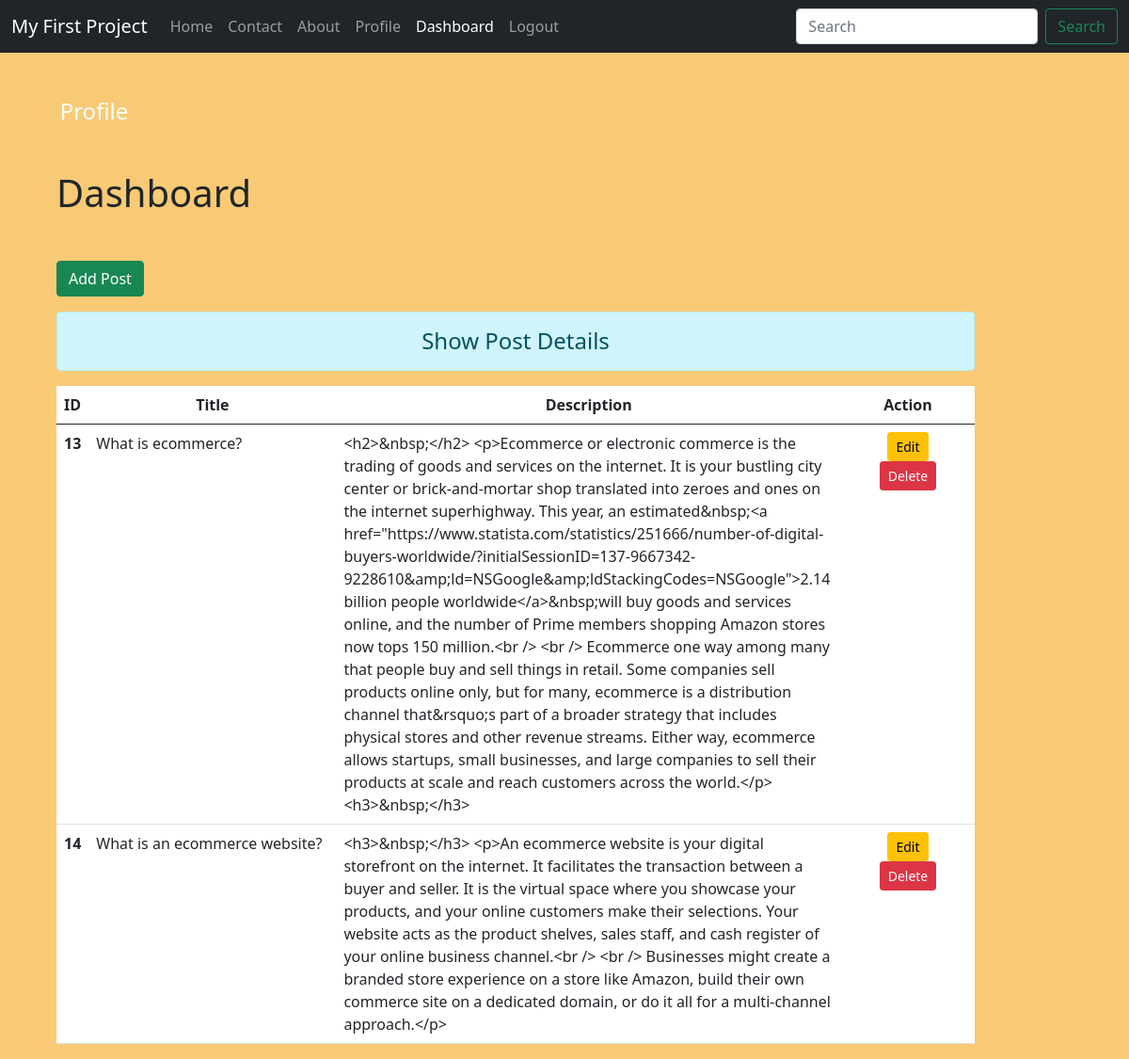
/dashboard/ (signed in), run on the app's committed database.
### mainapp/models.py (models this page shows)
class Post(models.Model):
    title = models.CharField(max_length=150)
    desc = RichTextUploadingField()
    image = models.ImageField(upload_to="images") #optional

### mainapp/views.py (the view)
# urls.py: path('dashboard/',views.dashboard, name="dashboard"),
def dashboard(request):
    if request.user.is_authenticated:
     posts = Post.objects.all()
     user = request.user
     full_name = user.get_full_name()
     return render(request, 'dashboard.html',{'posts':posts,'full_name':full_name})
    else:
      return HttpResponseRedirect('/login/')

### templates/dashboard.html (shortened to what this page needs)
<!doctype html>
{% load static %}
<html lang="en">
  <head>
    <link href="https://cdn.jsdelivr.net/npm/bootstrap@5.0.2/dist/css/bootstrap.min.css" rel="stylesheet">
    <link rel="stylesheet" href="{% static '/ecom/css/style.css' %}">
    {% include 'navbar.html' %}
  </head>
  <body>
     {% block side %}
     <div class="col-sm-2 text-white my-5 text-center">
      <h4 class="my-5">
        Profile
      </h4>
     </div>
     {% endblock side %}
     {% block content %}
    <div class="col-sm-10">
        <div class="container mx-5">
        <h1 class="my-5 ">Dashboard</h1>
        <a href="{% url 'addpost' %}" class="btn btn-success">Add Post</a>
        <h4 class="text-center alert alert-info mt-3">Show Post Details</h4>
        {% if posts %}
        <table class="table table-hover bg-white">
          <thead>
            <tr class="text-center">
              <th scope="col" style="width:2%">ID</th>
              <th scope="col" style="width:28%">Title</th>
              <th scope="col" style="width:55%">Description</th>
              <th scope="col" style="width:15%">Action</th>
            </tr>
          </thead>
          <tbody>
            {% for post in posts %}
            <tr>
              <th scope="row">{{post.id}}</th>
              <td>{{post.title}}</td>
              <td>{{post.desc}}</td>
              <td class="text-center">
                <a href="{% url 'updatepost' post.id %}" class="btn btn-warning btn-sm">Edit</a>
                <form action="{% url 'deletepost' post.id %}" method="POST" class="d-line">
                  <input type="submit" class="btn btn-danger btn-sm" value="Delete">
                </form>
              </td>
            </tr>
            {% endfor %}
          </tbody>
        </table>
      </div>
        {% else %}
        <h4 class="text-center alert alert-warning">No Records</h4>
        {% endif %}
    </div>
    {% endblock content %}
  </body>
</html>

### mainapp/static/ecom/css/style.css (style rules this page uses)
body { background-color: rgb(248, 202, 117); }

### data on the page
Post: id "13", title "What is ecommerce?", desc "<h2>&nbsp;</h2> <p>Ecommerce or electronic commerce is the trading of goods and services on the internet. It is your bustling city center or brick-and-mortar shop translated into zeroes and ones on the internet superhighway. This year, an estimated&nbsp;<a href=\"https://www.statista.com/statistics/251666/number-of-digital-buyers-worldwide/?initialSessionID=137-9667342-9228610&amp;ld=NSGoogle&amp;ldStackingCodes=NSGoogle\">2.14 billion people worldwide</a>&nbsp;will buy goods and services online, and the number of Prime members shopping Amazon stores now tops 150 million.<br /> <br /> Ecommerce one way among many that people buy and sell things in retail. Some companies sell products online…"
Post: id "14", title "What is an ecommerce website?", desc "<h3>&nbsp;</h3> <p>An ecommerce website is your digital storefront on the internet. It facilitates the transaction between a buyer and seller. It is the virtual space where you showcase your products, and your online customers make their selections. Your website acts as the product shelves, sales staff, and cash register of your online business channel.<br /> <br /> Businesses might create a branded store experience on a store like Amazon, build their own commerce site on a dedicated domain, or do it all for a multi-channel approach.</p>"
